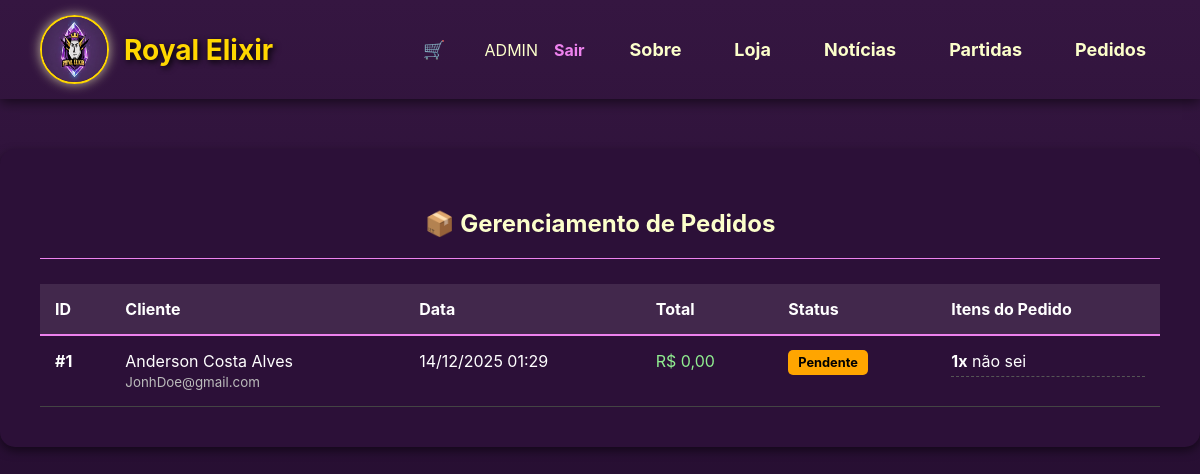
/pedidos/ (signed in), run on an earlier commit of the app's database.
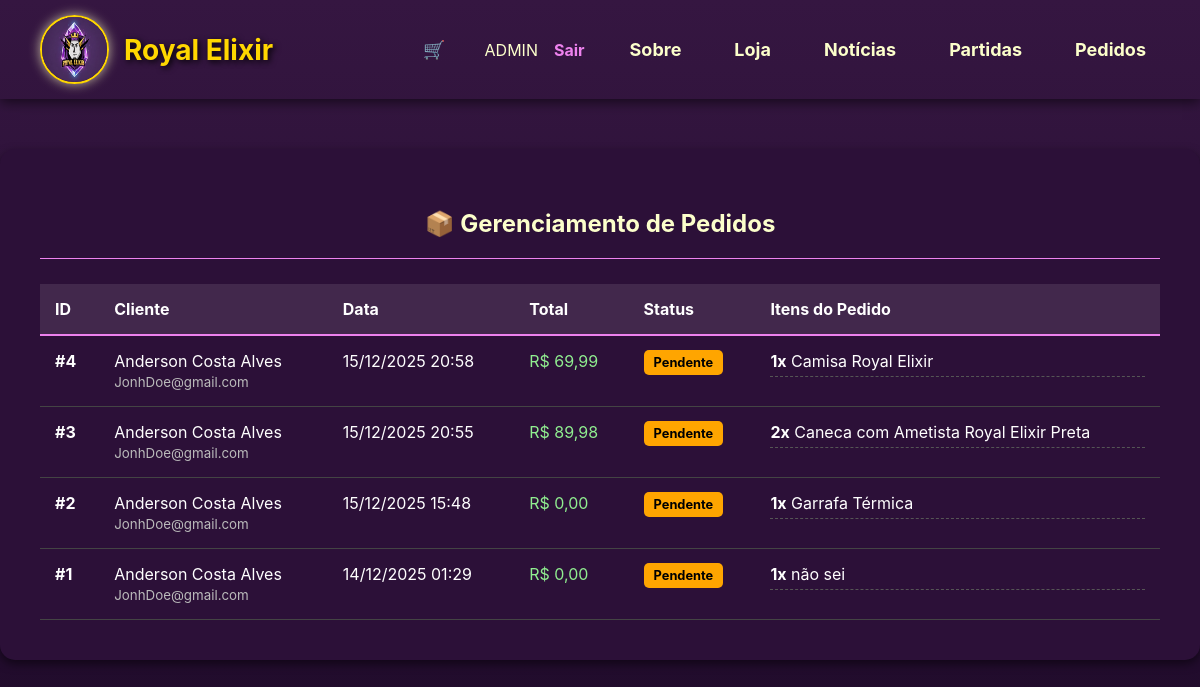
And on a later commit of the database.
### Clash/models.py (models this page shows, shortened)
class tbUser(AbstractUser):
    Data_Nascimento = models.DateField(null=True, blank=True)
    Foto_Perfil = models.ImageField(
        upload_to=gerar_caminho_foto_perfil,
        null=True,
        blank=True,
    )

class tbPedido(models.Model):
    STATUS_CHOICES = (
        ('Pendente', 'Pendente'),
        ('Aprovado', 'Aprovado'),
        ('Enviado', 'Enviado'),
        ('Entregue', 'Entregue'),
        ('Cancelado', 'Cancelado'),
    )
    user = models.ForeignKey(tbUser, on_delete=models.CASCADE, related_name='pedidos')
    data_pedido = models.DateTimeField(auto_now_add=True)
    valor_total = models.DecimalField(max_digits=10, decimal_places=2)
    status = models.CharField(max_length=20, choices=STATUS_CHOICES, default='Pendente')
    class Meta:
        verbose_name = "Pedido"
        verbose_name_plural = "Pedidos"

class tbItemPedido(models.Model):
    pedido = models.ForeignKey(tbPedido, on_delete=models.CASCADE, related_name='itens')
    produto = models.ForeignKey(tbProduto, on_delete=models.SET_NULL, null=True) # Se o produto for deletado, o histórico permanece
    nome_produto = models.CharField(max_length=255)
    quantidade = models.PositiveIntegerField()
    preco_unitario = models.DecimalField(max_digits=10, decimal_places=2)
    especificacoes_texto = models.TextField(blank=True, null=True)
    class Meta:
        verbose_name = "Item do Pedido"
        verbose_name_plural = "Itens do Pedido"

### Clash/views/carrinho.py (the view, shortened to what this page needs)
# urls.py: path('pedidos/', views.PedidoListView.as_view(), name='lista_pedidos_admin'),
class PedidoListView(UserPassesTestMixin, ListView):
    model = tbPedido
    template_name = 'Clash/pedidos_admin.html'
    context_object_name = 'pedidos'
    ordering = ['-data_pedido']
    def test_func(self):
        return self.request.user.is_superuser

### Clash/templates/Clash/pedidos_admin.html (shortened to what this page needs)
{% extends 'Clash/base.html' %}
{% block content %}
<div class="form-box" style="max-width: 1200px;">
    <h2>📦 Gerenciamento de Pedidos</h2>
    <hr>
    {% if pedidos %}
        <table style="width: 100%; color: white; border-collapse: collapse; margin-top: 20px;">
            <thead>
                <tr style="border-bottom: 2px solid violet; text-align: left; background-color: rgba(255, 255, 255, 0.1);">
                    <th style="padding: 15px;">ID</th>
                    <th style="padding: 15px;">Cliente</th>
                    <th style="padding: 15px;">Data</th>
                    <th style="padding: 15px;">Total</th>
                    <th style="padding: 15px;">Status</th>
                    <th style="padding: 15px;">Itens do Pedido</th>
                </tr>
            </thead>
            <tbody>
                {% for pedido in pedidos %}
                <tr style="border-bottom: 1px solid #444; vertical-align: top;">
                    <td style="padding: 15px; font-weight: bold;">#{{ pedido.id }}</td>
                    <td style="padding: 15px;">
                        {{ pedido.user.get_full_name|default:pedido.user.username }}<br>
                        <small style="color: #bbb;">{{ pedido.user.email }}</small>
                    </td>
                    <td style="padding: 15px;">
                        {{ pedido.data_pedido|date:"d/m/Y H:i" }}
                    </td>
                    <td style="padding: 15px; color: lightgreen;">
                        R$ {{ pedido.valor_total }}
                    </td>
                    <td style="padding: 15px;">
                        <span style="padding: 5px 10px; border-radius: 5px; background-color: {% if pedido.status == 'Entregue' %}green{% elif pedido.status == 'Cancelado' %}red{% else %}orange{% endif %}; color: black; font-weight: bold; font-size: 0.8rem;">
                            {{ pedido.status }}
                        </span>
                    </td>
                    <td style="padding: 15px;">
                        <ul style="list-style: none; padding: 0; margin: 0;">
                            {% for item in pedido.itens.all %}
                                <li style="margin-bottom: 8px; border-bottom: 1px dashed #555; padding-bottom: 5px;">
                                    <strong>{{ item.quantidade }}x</strong> {{ item.nome_produto }}
                                </li>
                            {% endfor %}
                        </ul>
                    </td>
                </tr>
                {% endfor %}
            </tbody>
        </table>
    {% else %}
        <p style="text-align: center; padding: 40px; color: #bbb;">Nenhum pedido realizado até o momento.</p>
    {% endif %}
</div>
{% endblock %}

### Clash/templates/Clash/base.html (shortened to what this page needs)
{% load static %}
<!DOCTYPE html>
<html lang="pt-BR">
<head>
    <link rel="stylesheet" href="{% static 'css/style.css' %}">
</head>
<body>
    <header>
        <div class="logo">
            <img src="{% static 'imgs/logo_royal_elixir.jpg' %}" alt="logo">
            <h1>Royal Elixir</h1>
        </div>
        <nav>
            {% if user.is_authenticated %}
                <a href="{% url 'ver_carrinho' %}" style="display: flex; align-items: center; text-decoration: none; color: rgb(252, 255, 203); font-weight: bold;" title="Meu Carrinho">
                🛒
                </a>
                <div style="display: flex; align-items: center; gap: 10px;">
                    <span style="color: rgb(252, 255, 203);">{{ user.username }}</span>
                    <form method="post" action="{% url 'logout' %}" style="display:inline;">
                        <button type="submit" style="background:none; border:none; color:violet; cursor:pointer; font-weight:bold; font-size:16px; font-family: inherit;">Sair</button>
                    </form>
                </div>
            {% else %}
                <a href="{% url 'login' %}">Login</a>
                {% endif %}
            <a href="{% url 'home' %}#sobre">Sobre</a>
            <a href="{% url 'produto_list' %}">Loja</a>
            <a href="{% url 'noticia_list' %}">Notícias</a>
            <a href="{% url 'partida_list' %}">Partidas</a>
            {%if user.is_superuser%}
                <a href="{% url 'lista_pedidos_admin' %}">Pedidos</a>
            {% endif %}
        </nav>
    </header>
    {% block content %}{% endblock %}
</body>
</html>

### static/css/style.css (style rules this page uses)
body { margin: 0; font-family: 'Inter', sans-serif; background: linear-gradient(180deg, #351641, #1e0a29); color: white; min-height: 100vh; }
header { background-color: linear-gradient(90deg, #351641); display: flex; align-items: center; justify-content: space-between; padding: 15px 40px; position: sticky; top: 0; z-index: 1000; box-shadow: 0 3px 12px rgba(0,0,0,0.6); }
.logo { display: flex; align-items: center; gap: 15px; }
.logo img { height: 65px; width: 65px; border-radius: 50%; box-shadow: 0 0 12px rgba(255, 255, 200, 0.7); border: 2px solid gold; }
.logo h1 { font-size: 28px; margin: 0; color: gold; text-shadow: 2px 2px 6px black; }
nav { display: flex; gap: 25px; }
nav a { color: rgb(252, 255, 203); text-decoration: none; font-size: 18px; font-weight: bold; padding: 8px 14px; border-radius: 8px; transition: 0.3s; }
.form-box { background-color: #2c1038; padding: 40px; border-radius: 15px; box-shadow: 0 4px 10px rgba(0,0,0,0.5); max-width: 500px; margin: 50px auto; text-align: left; }
.form-box h2 { color: rgb(252, 255, 203); text-align: center; margin-bottom: 20px; }
.form-box hr { border: 0; border-top: 1px solid violet; margin-bottom: 25px; }

What changed in the data, as far as the page shows it:
added tbPedido: id "4", user.get_full_name "Anderson Costa Alves", user.email "JonhDoe@gmail.com", data_pedido "15/12/2025 20:58", valor_total "69,99", status "Pendente"
added tbItemPedido: quantidade "1", nome_produto "Camisa Royal Elixir", shown under "4"
added tbPedido: id "3", user.get_full_name "Anderson Costa Alves", user.email "JonhDoe@gmail.com", data_pedido "15/12/2025 20:55", valor_total "89,98", status "Pendente"
added tbItemPedido: quantidade "2", nome_produto "Caneca com Ametista Royal Elixir Preta", shown under "3"
added tbPedido: id "2", user.get_full_name "Anderson Costa Alves", user.email "JonhDoe@gmail.com", data_pedido "15/12/2025 15:48", valor_total "0,00", status "Pendente"
added tbItemPedido: quantidade "1", nome_produto "Garrafa Térmica", shown under "2"
